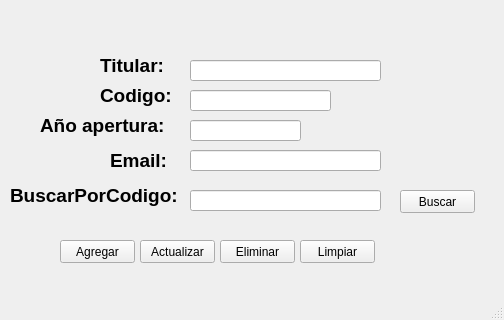
<?xml version="1.0" encoding="UTF-8"?>
<ui version="4.0">
 <class>vtn_principal</class>
 <widget class="QMainWindow" name="vtn_principal">
  <property name="geometry">
   <rect>
    <x>0</x>
    <y>0</y>
    <width>504</width>
    <height>320</height>
   </rect>
  </property>
  <property name="windowTitle">
   <string>Sistema de Administracion de Personas</string>
  </property>
  <widget class="QWidget" name="centralwidget">
   <widget class="QLabel" name="lbl_titular">
    <property name="geometry">
     <rect>
      <x>100</x>
      <y>50</y>
      <width>81</width>
      <height>31</height>
     </rect>
    </property>
    <property name="font">
     <font>
      <pointsize>14</pointsize>
      <weight>75</weight>
      <bold>true</bold>
     </font>
    </property>
    <property name="text">
     <string>Titular:</string>
    </property>
   </widget>
   <widget class="QLabel" name="lbl_codigo">
    <property name="geometry">
     <rect>
      <x>100</x>
      <y>80</y>
      <width>91</width>
      <height>31</height>
     </rect>
    </property>
    <property name="font">
     <font>
      <pointsize>14</pointsize>
      <weight>75</weight>
      <bold>true</bold>
     </font>
    </property>
    <property name="text">
     <string>Codigo:</string>
    </property>
   </widget>
   <widget class="QLineEdit" name="txt_titular">
    <property name="geometry">
     <rect>
      <x>190</x>
      <y>60</y>
      <width>191</width>
      <height>21</height>
     </rect>
    </property>
    <property name="maxLength">
     <number>100</number>
    </property>
   </widget>
   <widget class="QLineEdit" name="txt_codigo">
    <property name="geometry">
     <rect>
      <x>190</x>
      <y>90</y>
      <width>141</width>
      <height>21</height>
     </rect>
    </property>
    <property name="maxLength">
     <number>10</number>
    </property>
   </widget>
   <widget class="QLineEdit" name="txt_anioapertura">
    <property name="geometry">
     <rect>
      <x>190</x>
      <y>120</y>
      <width>111</width>
      <height>21</height>
     </rect>
    </property>
    <property name="maxLength">
     <number>4</number>
    </property>
   </widget>
   <widget class="QLabel" name="lbl_anioapertura">
    <property name="geometry">
     <rect>
      <x>40</x>
      <y>110</y>
      <width>131</width>
      <height>31</height>
     </rect>
    </property>
    <property name="font">
     <font>
      <pointsize>14</pointsize>
      <weight>75</weight>
      <bold>true</bold>
     </font>
    </property>
    <property name="text">
     <string>Año apertura:</string>
    </property>
   </widget>
   <widget class="QPushButton" name="btn_agregar">
    <property name="geometry">
     <rect>
      <x>60</x>
      <y>240</y>
      <width>75</width>
      <height>23</height>
     </rect>
    </property>
    <property name="toolTip">
     <string>Guardar los datos del titular</string>
    </property>
    <property name="text">
     <string>Agregar</string>
    </property>
   </widget>
   <widget class="QPushButton" name="btn_limpiar">
    <property name="geometry">
     <rect>
      <x>300</x>
      <y>240</y>
      <width>75</width>
      <height>23</height>
     </rect>
    </property>
    <property name="toolTip">
     <string>Borra el formulario</string>
    </property>
    <property name="text">
     <string>Limpiar</string>
    </property>
   </widget>
   <widget class="QPushButton" name="btn_actualizar">
    <property name="geometry">
     <rect>
      <x>140</x>
      <y>240</y>
      <width>75</width>
      <height>23</height>
     </rect>
    </property>
    <property name="toolTip">
     <string>Guardar los datos del titular</string>
    </property>
    <property name="text">
     <string>Actualizar</string>
    </property>
   </widget>
   <widget class="QPushButton" name="btn_buscar">
    <property name="geometry">
     <rect>
      <x>400</x>
      <y>190</y>
      <width>75</width>
      <height>23</height>
     </rect>
    </property>
    <property name="toolTip">
     <string>Borra el formulario</string>
    </property>
    <property name="text">
     <string>Buscar</string>
    </property>
   </widget>
   <widget class="QLineEdit" name="txt_email">
    <property name="geometry">
     <rect>
      <x>190</x>
      <y>150</y>
      <width>191</width>
      <height>21</height>
     </rect>
    </property>
    <property name="maxLength">
     <number>100</number>
    </property>
   </widget>
   <widget class="QLineEdit" name="txt_buscar_codigo">
    <property name="geometry">
     <rect>
      <x>190</x>
      <y>190</y>
      <width>191</width>
      <height>21</height>
     </rect>
    </property>
    <property name="maxLength">
     <number>10</number>
    </property>
   </widget>
   <widget class="QLabel" name="lbl_buscar_codigo">
    <property name="geometry">
     <rect>
      <x>10</x>
      <y>180</y>
      <width>181</width>
      <height>31</height>
     </rect>
    </property>
    <property name="font">
     <font>
      <pointsize>14</pointsize>
      <weight>75</weight>
      <bold>true</bold>
     </font>
    </property>
    <property name="text">
     <string>BuscarPorCodigo:</string>
    </property>
   </widget>
   <widget class="QPushButton" name="btn_eliminar">
    <property name="geometry">
     <rect>
      <x>220</x>
      <y>240</y>
      <width>75</width>
      <height>23</height>
     </rect>
    </property>
    <property name="toolTip">
     <string>Borra el formulario</string>
    </property>
    <property name="text">
     <string>Eliminar</string>
    </property>
   </widget>
   <widget class="QLabel" name="lbl_identificacion">
    <property name="geometry">
     <rect>
      <x>110</x>
      <y>140</y>
      <width>71</width>
      <height>41</height>
     </rect>
    </property>
    <property name="font">
     <font>
      <pointsize>14</pointsize>
      <weight>75</weight>
      <bold>true</bold>
     </font>
    </property>
    <property name="text">
     <string>Email:</string>
    </property>
   </widget>
  </widget>
  <widget class="QMenuBar" name="menubar">
   <property name="geometry">
    <rect>
     <x>0</x>
     <y>0</y>
     <width>504</width>
     <height>21</height>
    </rect>
   </property>
  </widget>
  <widget class="QStatusBar" name="statusbar"/>
 </widget>
 <tabstops>
  <tabstop>txt_titular</tabstop>
  <tabstop>txt_codigo</tabstop>
  <tabstop>txt_anioapertura</tabstop>
  <tabstop>txt_email</tabstop>
  <tabstop>txt_buscar_codigo</tabstop>
  <tabstop>btn_buscar</tabstop>
  <tabstop>btn_agregar</tabstop>
  <tabstop>btn_actualizar</tabstop>
  <tabstop>btn_eliminar</tabstop>
  <tabstop>btn_limpiar</tabstop>
 </tabstops>
 <resources/>
 <connections/>
</ui>
